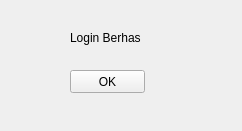
<?xml version="1.0" encoding="UTF-8"?>
<ui version="4.0">
 <class>Form</class>
 <widget class="QWidget" name="Form">
  <property name="geometry">
   <rect>
    <x>0</x>
    <y>0</y>
    <width>242</width>
    <height>131</height>
   </rect>
  </property>
  <property name="windowTitle">
   <string>Form</string>
  </property>
  <widget class="QPushButton" name="pushButton">
   <property name="geometry">
    <rect>
     <x>70</x>
     <y>70</y>
     <width>75</width>
     <height>23</height>
    </rect>
   </property>
   <property name="text">
    <string>OK</string>
   </property>
  </widget>
  <widget class="QLabel" name="label">
   <property name="geometry">
    <rect>
     <x>70</x>
     <y>30</y>
     <width>71</width>
     <height>16</height>
    </rect>
   </property>
   <property name="text">
    <string>Login Berhasil</string>
   </property>
  </widget>
 </widget>
 <resources/>
 <connections/>
</ui>
